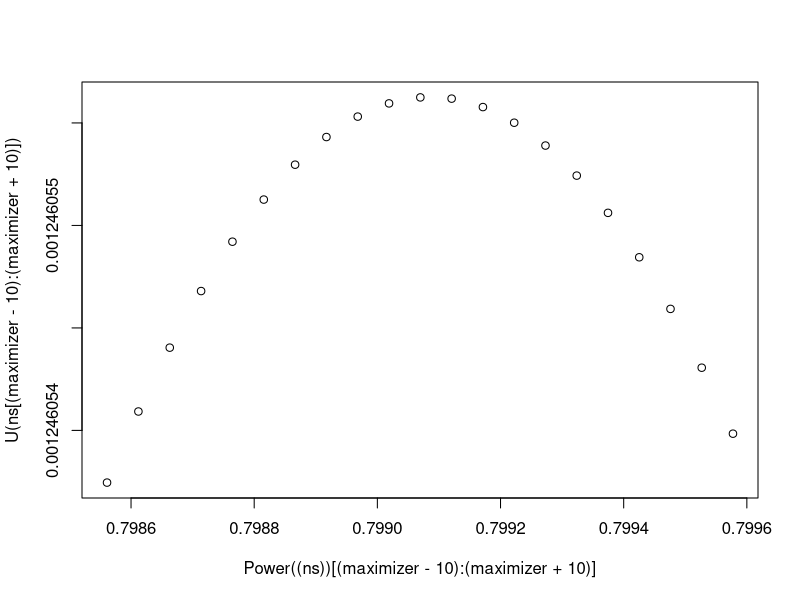
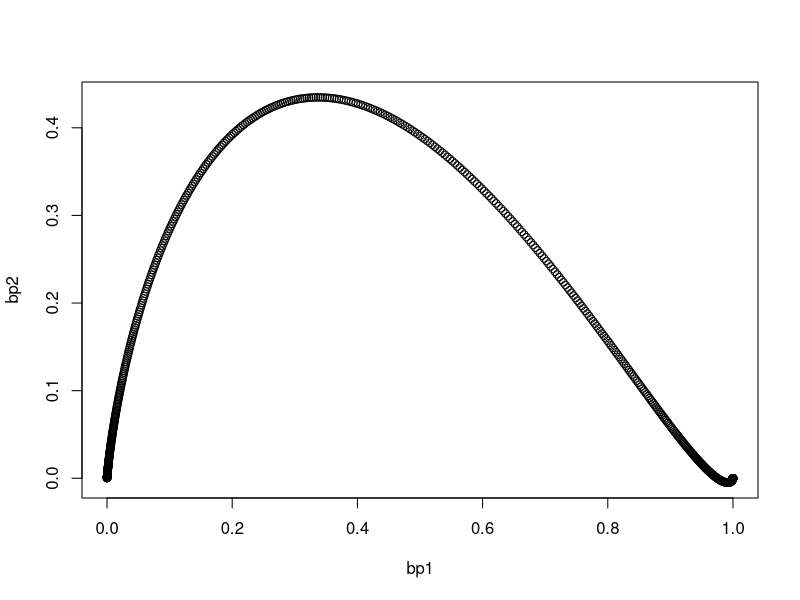
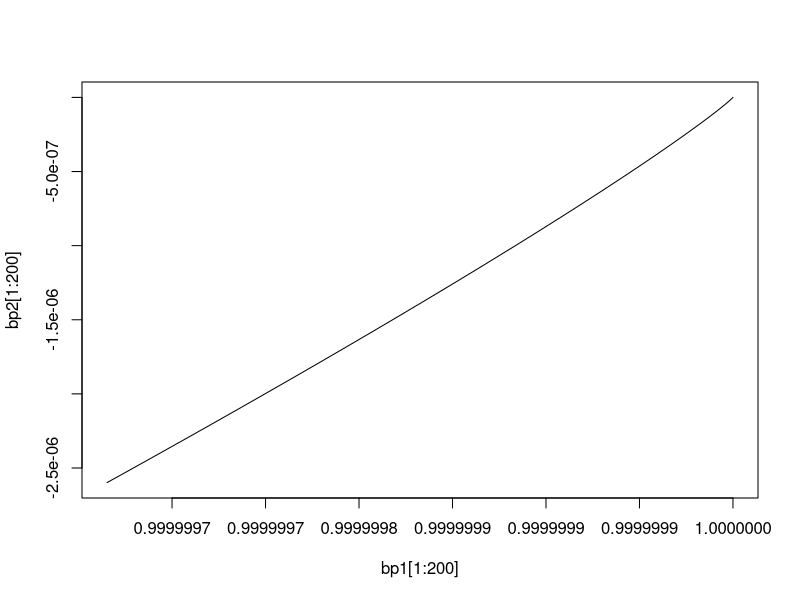

Write the R code that produced these figures, in order.

#multiple hs
rm(list = ls())
hs <- c(.11,.1,.1)
weights <- c(0.1,0.475,0.475)
weights <- weights/sum(weights)
cv <- 1.96
beta <- 0.2
parm <- cv-qnorm(beta)
lambda <- 1/(1-beta-(parm/2)*dnorm(cv-parm))-1
Power <- function(ns){
  pwrs <- rep(0,length(ns))
  for (j in 1:length(ns)){
    n <- ns[j]
    pwrs[j] <- sum((1-pnorm(cv- hs*sqrt (n))  )*weights)  
  }
  return(pwrs) 
}
U <- function(n){
  return( ( (1+lambda)*Power(n) -1 )/n )
}
maxn <- round(2*parm/min(hs))^2
ns <- 1:(maxn*10) /10
Us <- U(ns)
maximizer <- which.max(Us)
plot(Power((ns))[(maximizer-10): (maximizer+10)],U(ns[(maximizer-10): (maximizer+10)]) )
print(c(ns[maximizer] , Power(ns[maximizer]) ))


xs <- -500:600 /100
bp1 <- pnorm(cv-xs)
bp2 <- xs/2*dnorm(cv-xs)
plot(bp1,bp2)

plot(bp1[1:200],bp2[1:200],type="l")

cv <- 1.65
pnorm(0.5*(cv-sqrt(cv^2+4)))
bs <- 1:999 / 1000
vals<-(cv-qnorm(bs))/2*dnorm(qnorm(bs))-cv/4*dnorm(cv/2)
print(cbind(bs,sign(vals))  )

cvs <- 0:100/10
vals<-(cvs-qnorm(0.3))/2*dnorm(qnorm(0.3))-cvs/4*dnorm(cvs/2)
print(cbind(cvs,sign(vals))  )